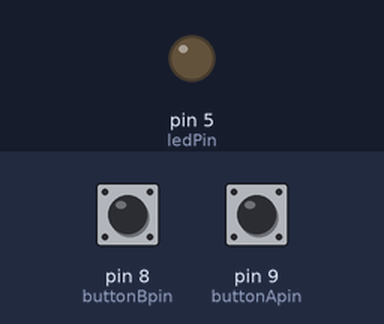
A sketch run on a simulated Arduino Uno, built with avr-gcc and run on an emulated ATmega328P. On the bench: output pins drawn as LEDs (lit = HIGH). The inputs (shaded band) are chosen by the test bench; at power-on: pin 9 (buttonApin) HIGH, pin 8 (buttonBpin) HIGH.

Above: at 1.2 s.
1.3 s: pin 9 (buttonApin) pulled LOW for 0.15 s
At 2.1 s:
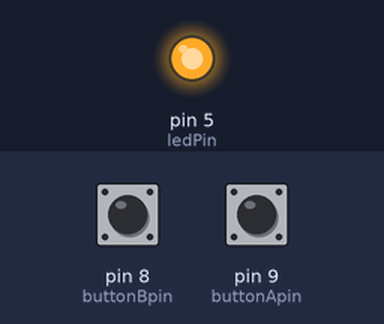
2.9 s: pin 8 (buttonBpin) pulled LOW for 0.15 s
At 3.4 s:
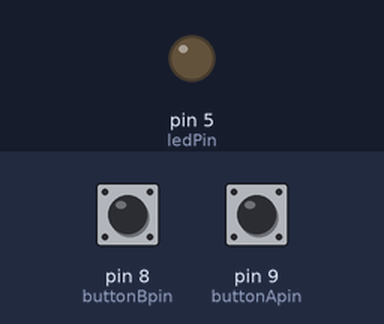
4.5 s: pin 9 (buttonApin) pulled LOW for 1 s
At 5.8 s:
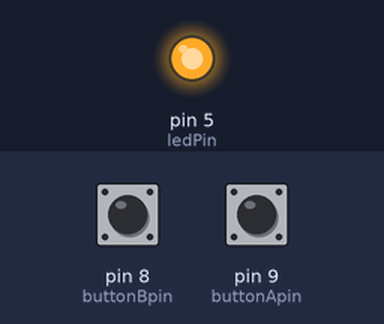
7.0 s: pin 8 (buttonBpin) driven LOW and pin 9 (buttonApin) driven LOW
At 7.9 s:
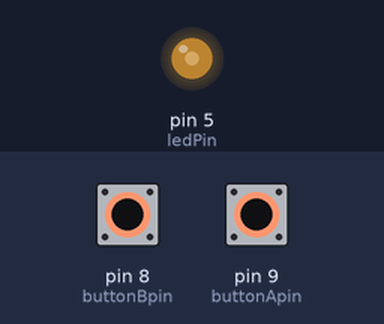
8.5 s: pin 8 (buttonBpin) driven HIGH
At 9.8 s:
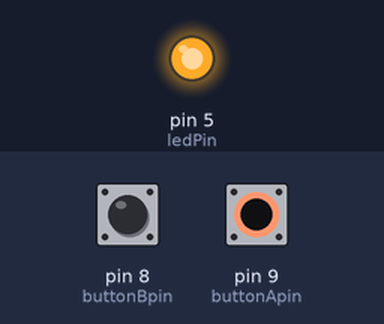
Timing chart, 0 to 11.0 s (numbered marks = the images above; inputs shaded):
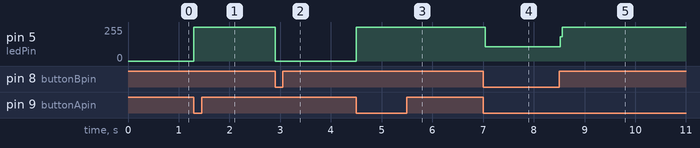

The sketch:

Digital_Inputs_2_buttons.ino
```cpp
// programming 2 connected buttons (Input) and a ledPin (Output)

int ledPin = 5;
int buttonApin = 9;
int buttonBpin = 8;

void setup()
{
  pinMode(ledPin, OUTPUT);
  pinMode(buttonApin, INPUT_PULLUP);
  pinMode(buttonBpin, INPUT_PULLUP);
}

void loop()
{

  //When a switch/button is pressed, it connects the input pin to GND, so that it is no longer HIGH

  if (digitalRead(buttonApin) == LOW)  //if button A is pressed (input pin to GND)
  {
    digitalWrite(ledPin, HIGH);       //turn on connected LED
  }
  if (digitalRead(buttonBpin) == LOW) //if button B is pressed (input pin to GND)
  {
    digitalWrite(ledPin, LOW);        //turn off connected LED
  }
}
```

Measured:
- after the input at 1.3 s, pin 5 (ledPin): 0/255 → 255/255 at once
- after the input at 2.9 s, pin 5 (ledPin): 255/255 → 0/255 at once
- after the input at 4.5 s, pin 5 (ledPin): 0/255 → 255/255 at once
- after the input at 7.0 s, pin 5 (ledPin): 255/255 → 108/255 at once
- after the input at 8.5 s, pin 5 (ledPin): 108/255 → 255/255 at once
